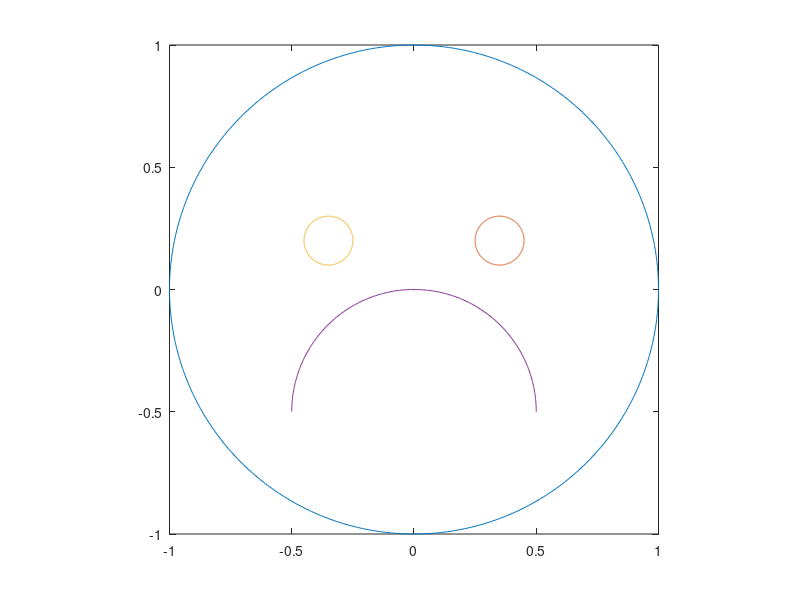

Here is the MATLAB script that generated this plot:
% This script will graph a smily face.

% plot the face
theta = 0:0.01:2*pi;
x = cos(theta);
y = sin(theta);
plot (x, y)
axis square
hold on

% plot the right eye
x = 0.1 * cos(theta) + 0.35;
y = 0.1 * sin(theta) + 0.2;
plot (x, y)
hold on

% plot the left eye
x = 0.1 * cos(theta) - 0.35;
y = 0.1 * sin(theta) + 0.2;
plot (x,y)
hold on

% plot the lips
theta = 0:0.01:pi;
x = 0.5 * cos(theta);
y = 0.5 * sin(theta) - 0.5;
plot(x,y)